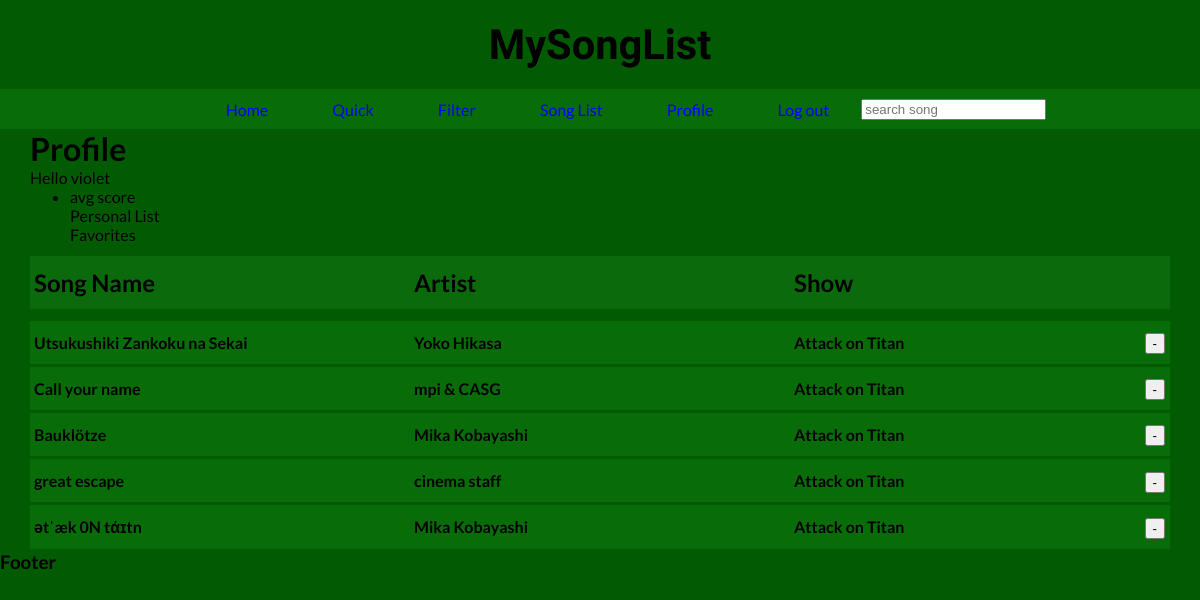
The page /profile/ (signed in) on the database as committed earlier.
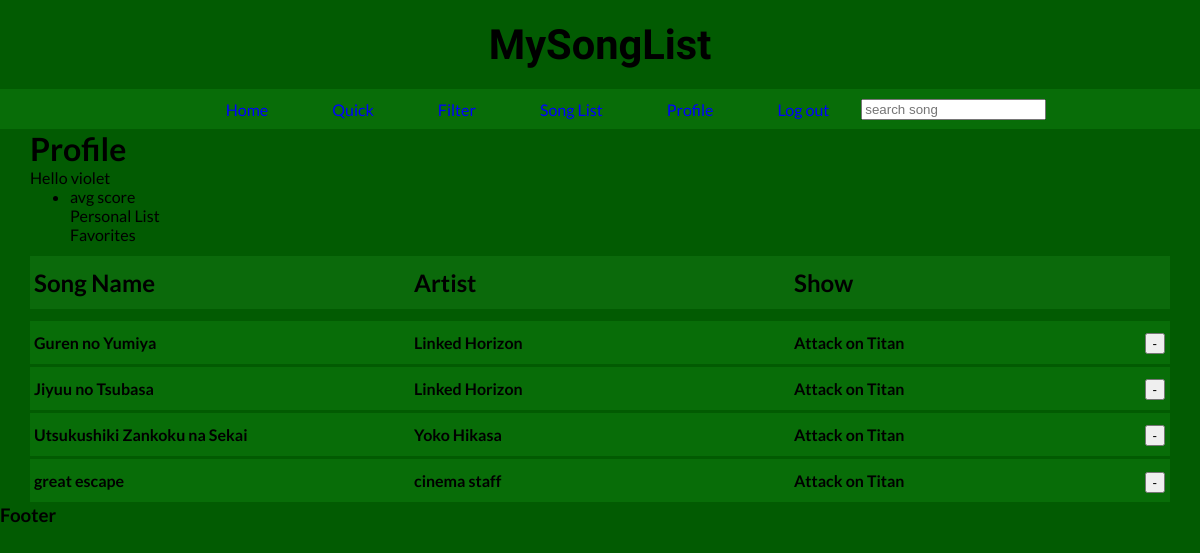
The same page on the database as committed later.
### search/models.py (models this page shows, shortened)
class UserList(models.Model):
    ProfileUser = models.ForeignKey(MySongUser, on_delete=models.CASCADE)
    ProfileSong = models.ForeignKey(AotData, on_delete=models.CASCADE)
    class Meta:
        unique_together = [['ProfileUser', 'ProfileSong']]

class AotData(models.Model):
    song = models.CharField(max_length=200)
    artist = models.CharField(max_length=200)
    annid = models.IntegerField(blank=True)
    show = models.CharField(max_length=200)
    opedin = models.CharField(max_length=25)
    h720 = models.URLField(max_length=100, blank=True)
    h480 = models.URLField(max_length=100, blank=True)
    mp3 = models.URLField(max_length=100, blank=True)

### search/views.py (the view)
# urls.py: path('profile/', views.profile, name='profile'),
def profile(request):
    profile_songs = UserList.objects.all()
    if request.method == 'POST':
        song_primary_remove = request.POST.get('song_primary_key_remove')
        user_primary_remove = request.POST.get('user_primary_key_remove')
        aotsnippet_remove = AotData.objects.get(pk=int(song_primary_remove))
        usersnippet_remove = MySongUser.objects.get(pk=int(user_primary_remove))
        usersnippet_remove.my_songs.remove(aotsnippet_remove)
        return render(request, 'search/profile.html', {
            'profile_songs': profile_songs,
            'song_primary_remove': song_primary_remove,
            'user_primary_remove': user_primary_remove,
        })
    else:
        return render(request, 'search/profile.html', {
            'profile_songs': profile_songs,
        })

### search/templates/search/profile.html (shortened to what this page needs)
{% extends 'search/base.html' %}
{% load static %}
    {% block content %}
    <div>
        <h1>Profile</h1>
        <p>Hello {{ user }}</p>
        <ul>
            <li>
                <p>avg score</p>
                <p>Personal List</p>
                <p>Favorites</p>
            </li>
        </ul>
    </div>
    <div id="song_list_header_space">
    </div>
    <div class="single main-header">
        <h4>
            Song Name
        </h4>
        <h4>
            Artist
        </h4>
        <h4>
            Show
        </h4>
    </div>
    <ul id="results" class="result">
    </ul>
    {% for data in profile_songs %}
    {% if data.ProfileUser.MyUser == user %}
    <div style="display: block; position: relative;">
        <li class="content">
            <div onclick=show(this)>
                <div class="single main-results">
                    <h4>
                        {{ data.ProfileSong.song }}
                    </h4>
                    <h4>
                        {{ data.ProfileSong.artist }}
                    </h4>
                    <h4>
                        {{ data.ProfileSong.show }}
                    </h4>
                </div>
            </div>
        </li>
        <div style="position: absolute; right:5px; top: 13px;">
            <form action="{% url 'profile' %}" method=POST>
                <input
                type="submit"
                value="-"
                name="submit_remove">
            </form>
        </div>
    </div>
    {% endif %}
    {% endfor %}
    {% endblock %}

### search/templates/search/base.html (shortened to what this page needs)
{% load static %}
<!DOCTYPE html>
<html lang="en">
<head>
    <link
    rel="stylesheet"
    type="text/css"
    href="{% static 'css/style.css' %}">
</head>
<body>
    <header>
        <h1>MySongList</h1>
    </header>
    <nav>
        {% include 'search/navbar.html' %}
    </nav>
    <main>
        {% block content %}
        {% endblock %}
    </main>
    <footer>
        <h3>Footer</h3>
    </footer>
</body>
</html>

### search/templates/search/navbar.html (shortened to what this page needs)
<ul>
    <li>
        <a href="{% url 'home' %}" class="nav-item">Home</a>
    </li>
    <li>
        <a href="{% url 'quick-search' %}" class="nav-item">Quick</a>
    </li>
    <li>
        <a href="{% url 'filter-search' %}" class="nav-item">Filter</a>
    </li>
    <li>
        <a href="{% url 'song-list' %}" class="nav-item">Song List</a>
    </li>
    {% if user.is_authenticated %}
    <li>
        <a href="{% url 'profile' %}" class="nav-item">Profile</a>
    </li>
    <li>
        <a href="{% url 'logout-user' %}" class="nav-item">Log out</a>
    </li>
    {% endif %}
    <form action="{% url 'quick-search'%}" method=POST>
        <input
            type="search"
            id="search"
            placeholder="search song"
            name="searched"
            />
    </form>
</ul>

### search/static/css/style.css (style rules this page uses)
* { box-sizing: border-box; margin: 0; }
header { text-align: center; padding: 20px 0px; font-size: 1.3rem; font-family: 'Rubik Maze', cursive; }
nav > ul { height: 2.5rem; display: flex; flex-direction: row; background-color: rgb(8, 109, 8); justify-content: center; align-items: center; list-style-type: none; }
.nav-item, .nav-item:visited { font-size: 1rem; padding: 0.66rem 2rem; text-decoration: none; color: rgb(1, 58, 1); }
body { background-color: rgb(2, 91, 2); font-family: 'Lato', sans-serif; }
main { padding: 0% 2.5%; }
a:link, a:visited { color: blue; }
.content { list-style-type: none; padding: 0.1rem 0rem; }
.result { padding: 5px 0px; }
.single { display: flex; flex-direction: row; flex-wrap: nowrap; padding: 0.75rem 0rem; }
.main-header { background-color: rgb(11, 106, 11); font-size: 1.5rem; position: sticky; top: 0px; }
.single > h4 { flex-grow: 1; flex-shrink: 0; padding-left: 0.25rem; }
.single > h4:nth-child(1), .single > h4:nth-child(2), .single > h4:nth-child(3) { flex-basis: 5px; }
.main-results { background-color: rgb(8, 109, 8); }
#song_list_header_space { padding: 6px 0px; }

Rows that differ between the two databases and show on the page:
removed UserList: ProfileSong.song "Call your name", ProfileSong.artist "mpi & CASG", ProfileSong.show "Attack on Titan"
removed UserList: ProfileSong.song "Bauklötze", ProfileSong.artist "Mika Kobayashi", ProfileSong.show "Attack on Titan"
removed UserList: ProfileSong.song "ətˈæk 0N tάɪtn", ProfileSong.artist "Mika Kobayashi", ProfileSong.show "Attack on Titan"
added UserList: ProfileSong.song "Guren no Yumiya", ProfileSong.artist "Linked Horizon", ProfileSong.show "Attack on Titan"
added UserList: ProfileSong.song "Jiyuu no Tsubasa", ProfileSong.artist "Linked Horizon", ProfileSong.show "Attack on Titan"
